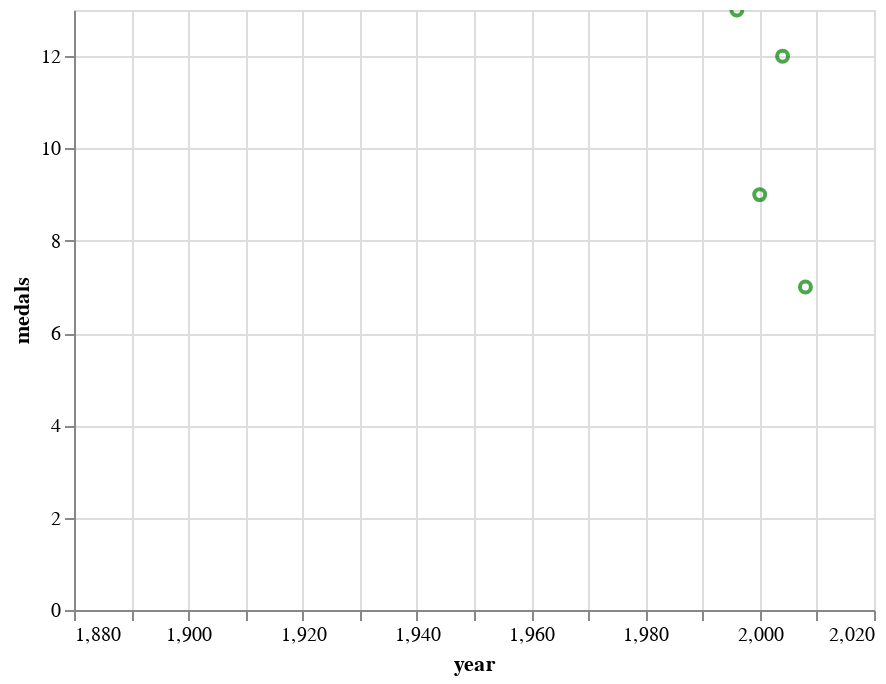

Notebook code for this chart:
### Code cell
Cze

### Figure 1 — Vega-Lite specification as saved in the notebook (floating-point values rounded to 4 significant figures)
{"config": {"view": {"continuousWidth": 400, "continuousHeight": 300}}, "data": {"name": "data-a7aa7a753931c88444f8dba5953d2f91"}, "mark": "point", "encoding": {"color": {"value": "green"}, "x": {"type": "quantitative", "field": "year", "scale": {"domain": [1880, 2020]}}, "y": {"type": "quantitative", "field": "medals"}}, "selection": {"selector005": {"type": "interval", "bind": "scales", "encodings": ["x", "y"]}}, "$schema": "https://vega.github.io/schema/vega-lite/v4.8.1.json", "datasets": {"data-a7aa7a753931c88444f8dba5953d2f91": [{"code": "CZE", "year": 1996, "medals": 13}, {"code": "CZE", "year": 2004, "medals": 12}, {"code": "CZE", "year": 2000, "medals": 9}, {"code": "CZE", "year": 2008, "medals": 7}]}}
